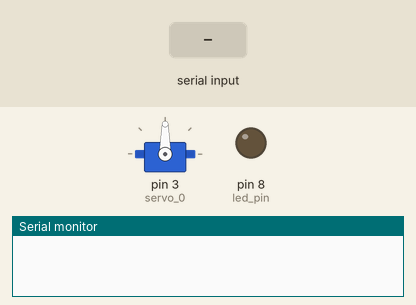
A sketch run on a simulated Arduino Uno, built with avr-gcc and run on an emulated ATmega328P. Shown: servo, output pins drawn as LEDs (lit = HIGH), the last lines printed to the serial monitor. Inputs (shaded band) come from the test bench.

Above: at 1.2 s.
1.3 s: "on" received over Serial
At 1.9 s:
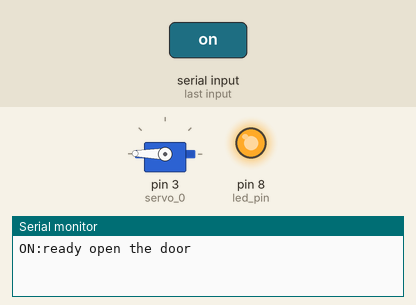
At 10.3 s:
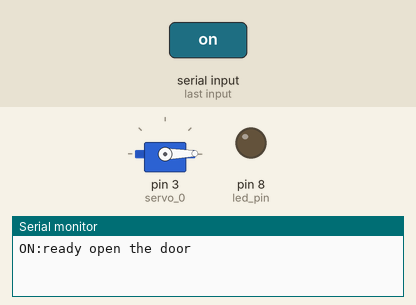
Timing chart, 0 to 11.1 s (numbered marks = the images above; inputs shaded):
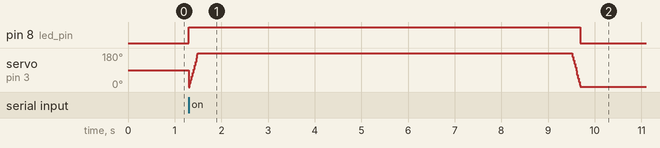

Measured:
- after the input at 1.3 s, pin 8 (led_pin): LOW → HIGH at once, → LOW 8.4 s later

The sketch:

ESP8266_control_LED_servo-easy-code.ino
```cpp
/*参考  from  http://zhongbest.com/2017/06/14/手机通过esp8266控制arduino上的led灯at指令方式）/
*
*ESP8266 RX TX  接 arduino 右上角的TX  RX
*Arduino上再连接一个LED灯，程序中使用的是PIN11引脚。（连接LED灯需要在正极连接一个220欧姆的电阻）。
*/
 #include <Servo.h>
  int led_pin = 8;
  char cmd[10];  //定义一个10字节的整型数据变量cmd作为命令，这里可以修改为不同的数字。此处设置为10是为了有更好的兼容性。
  bool valid_cmd = false;   //判断收到的cmd是否有内容
  Servo servo_0;
void servo_turn_clockwise()  //顺时针转180度
{
  int step;
  for (step = 0;step < 180;step ++)  //顺时针转180度
  {
    servo_0.write(step);
    delay(1);
    }
}

void servo_turn_anticlockwise()  //逆时针转180度
{
  int step;
  for (step = 180;step > 0;step --)  //逆时针转180度
  {
    servo_0.write(step);
    delay(1);
    }
}
void setup()
{
  pinMode(led_pin, OUTPUT);  //定义连接led的引脚为输出信号
  Serial.begin(9600);
  servo_0.attach(3); //定义舵机口
}
void loop()
{   /*以下部分是串口信息处理过程*/

if (Serial.available() > 0) //如果串口收到有数据
{
  int i;//定义一个整数型变量i
  for (i = 0; i < 10; i++)//变量i最大为10
  {
    cmd[i] = '\0';//清空缓存，存入cmd变量，并以\0作为结束符
  }

  for (i = 0; i < 9; i++) //此时i只能取前9位，第10位是结束符\0
  { //再次判断串口如果收到有数据，防止数据丢失
    if (Serial.available() > 0)
    {
      cmd[i] = Serial.read();//给变量cmd赋值，取串口收到的前9位字符
      delay(1);
    }
    else
    {
      break;//如果串口数据超过9位，后面的字符直接忽略，跳到下一步
    }
  }
/*以上串口信息处理结束*/

valid_cmd = true;  //得到最终变量cmd的有效值
}
if (valid_cmd)  //判断变量cmd的值，开始处理
{
  if (0 == strncmp(cmd, "on", 2))  //如果变量cmd的前2位的值是on
  {
    digitalWrite(led_pin, HIGH);  //则连接led的引脚电压被置高5V，
    //驱动舵机
    servo_turn_clockwise();  //顺时针转180度
    Serial.println("ON:ready open the door");  //串口打印返回值ON，表示ON的操作执行成功
    delay(8000); //延时8秒
    servo_turn_anticlockwise();  //逆时针转180度，复位
    digitalWrite(led_pin, LOW);  //则连接继电器的引脚电压被置低0V，灯的电路被断开，灯灭
  }
  else if (0 == strncmp(cmd, "off", 3)) //否则如果变量cmd的前3位的值是off
  {
    digitalWrite(led_pin, LOW);  //则连接继电器的引脚电压被置低0V，灯的电路被断开，灯灭
   //舵机复位
    servo_turn_anticlockwise();  //逆时针转180度
    Serial.println("OFF"); //串口打印返回值F，表示OFF的操作执行成功
  }
  else //如果以上两个条件都不成立，前2位不是ON，或者前3位不是OFF，即不正确的命令
  {
    Serial.println("INPUT ERROR");//仅串口打印返回值X，表示指令错误。
  }
  //到此，变量cmd的指令被处理完毕
  valid_cmd = false;
}
  //延迟10毫秒，返回loop主程序继续读取新的串口指令
  delay(10);
}
```
